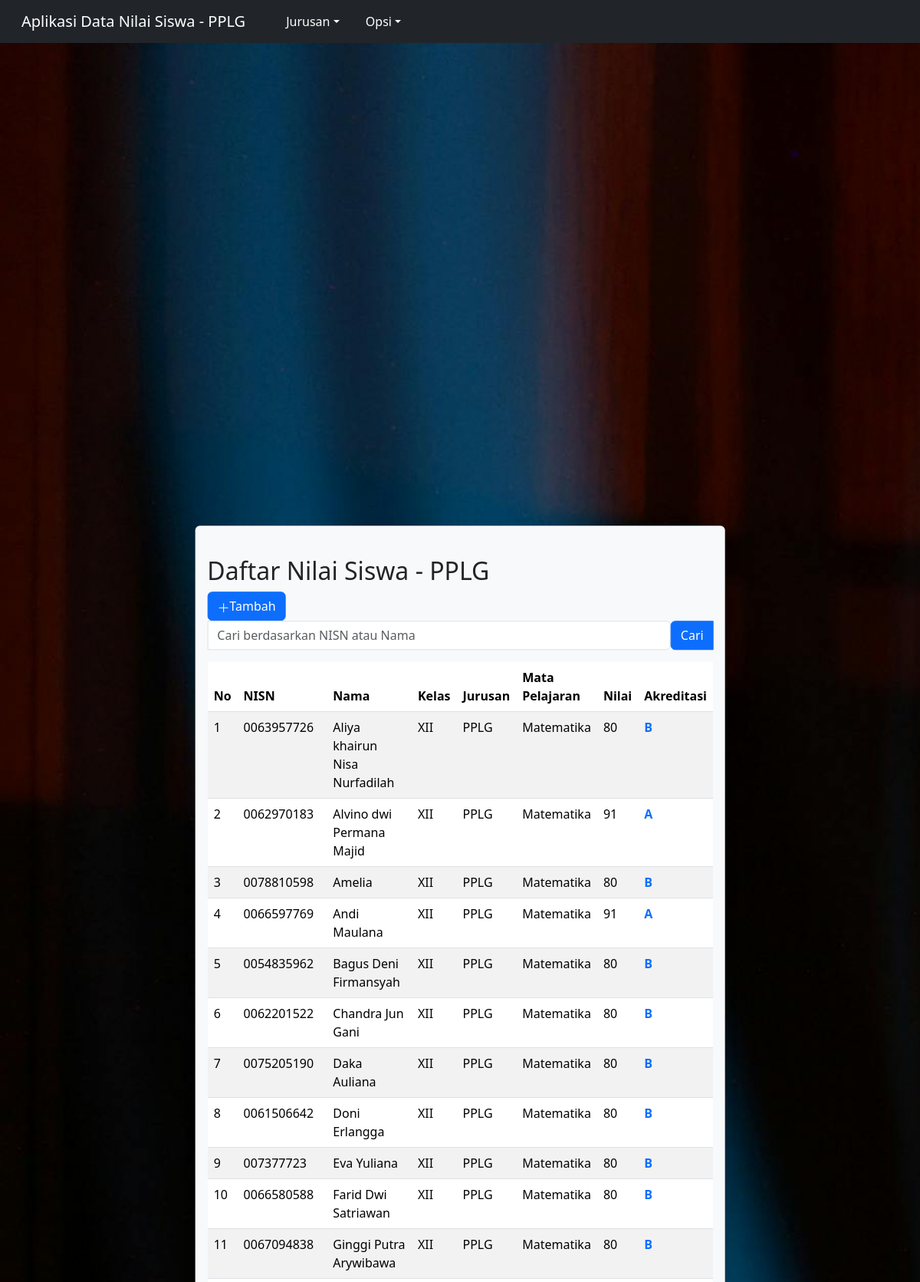
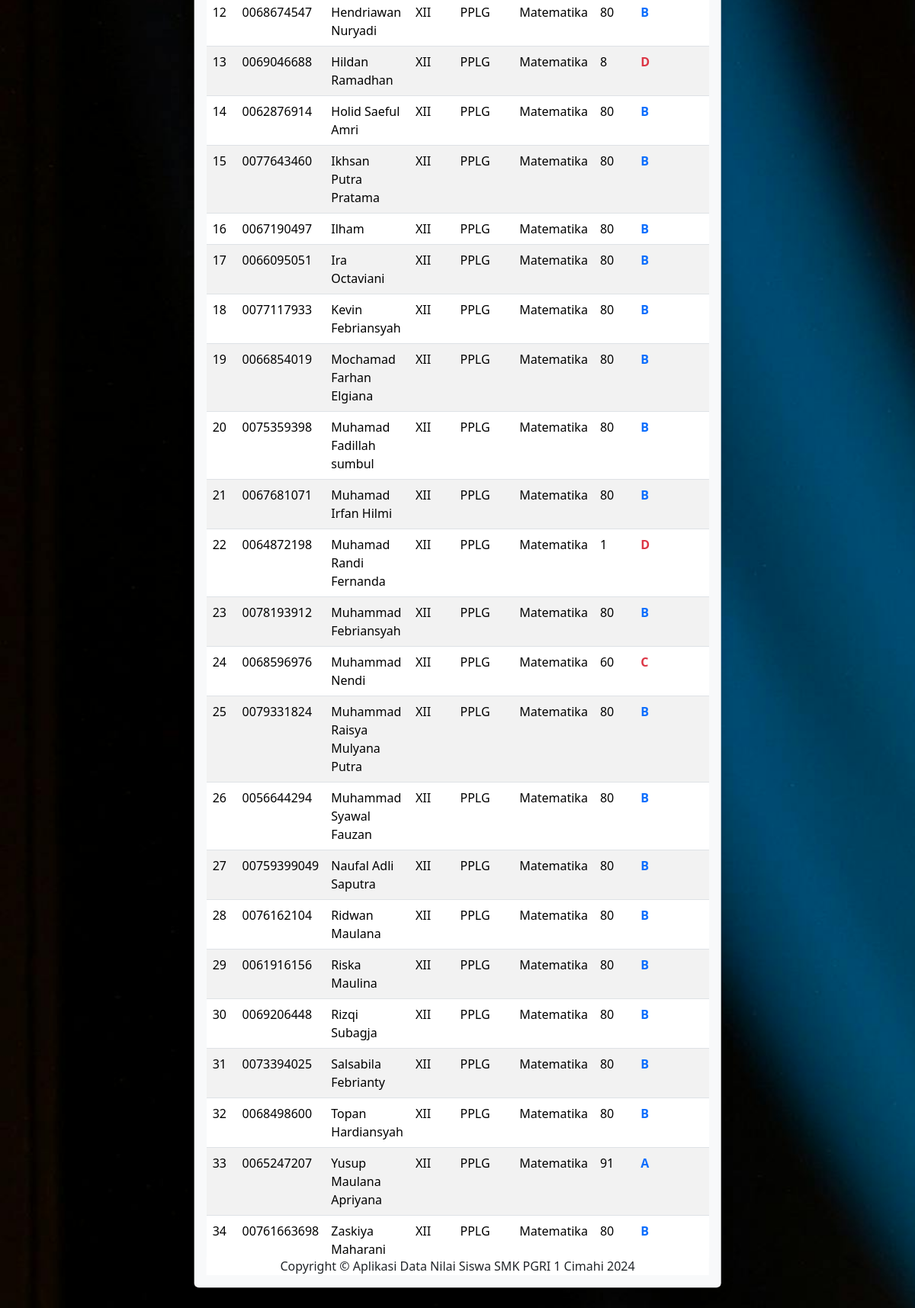
Page /pplg.php on the committed database (2 pictures, top to bottom).
### tables this page shows
CREATE TABLE `tb_nilai` (
  `nisn` varchar(15) NOT NULL,
  `nama` varchar(50) NOT NULL,
  `kelas` varchar(3) NOT NULL,
  `jurusan` text NOT NULL,
  `mata_pelajaran` text NOT NULL,
  `nilai` int(11) NOT NULL
);

### pplg.php (the view, shortened to what this page needs)
<?php
include 'koneksi.php';
$query = "SELECT * FROM tb_nilai WHERE jurusan = 'PPLG' ORDER BY nama ASC";
$sql = mysqli_query($koneksi, $query);
$nomor = 1;
?>
<!DOCTYPE html>
<html lang="en">
<head>
    <link rel="stylesheet" href="https://cdn.jsdelivr.net/npm/bootstrap@5.3.3/dist/css/bootstrap.rtl.min.css">
</head>
<body>
        <nav class="navbar navbar-expand-lg navbar-dark bg-dark navbar-custom">
            <div class="container-fluid">
                <a class="navbar-brand">Aplikasi Data Nilai Siswa - PPLG</a>
    <div class="collapse navbar-collapse" id="navbarNavDarkDropdown">
      <ul class="navbar-nav">
        <li class="nav-item dropdown">
          <button class="btn btn-dark dropdown-toggle" data-bs-toggle="dropdown" aria-expanded="false">
            Jurusan
          </button>
          <button class="btn btn-dark dropdown-toggle" data-bs-toggle="dropdown" aria-expanded="false">
            Opsi
          </button>
            </div>
        </nav>
        <div class="container">
            <div class="position-absolute top-50 start-50 translate-middle">
        <div class="shadow p-3 mb-5 bg-body-tertiary rounded">
        <div class="mt-4">
            <h2>Daftar Nilai Siswa - PPLG</h2>
        <a href="olah_pplg.php" type="button" class="btn btn-primary"><svg xmlns="http://www.w3.org/2000/svg" width="16" height="16" fill="currentColor" class="bi bi-plus-lg" viewBox="0 0 16 16">
          <path fill-rule="evenodd" d="M8 2a.5.5 0 0 1 .5.5v5h5a.5.5 0 0 1 0 1h-5v5a.5.5 0 0 1-1 0v-5h-5a.5.5 0 0 1 0-1h5v-5A.5.5 0 0 1 8 2"/>
        </svg>Tambah</a>
        <form method="get" action="hasilpplg.php" class="mb-3">
          <div class="input-group">
            <input type="text" class="form-control" placeholder="Cari berdasarkan NISN atau Nama" name="keyword">
            <button class="btn btn-primary" type="submit">Cari</button>
          </div>
        </form>
            <div class="table-responsive">
            <table class="table table-striped">
                <thead>
                    <tr>
                        <th scope="col">No</th>
                        <th scope="col">NISN</th>
                        <th scope="col">Nama</th>
                        <th scope="col">Kelas</th>
                        <th scope="col">Jurusan</th>
                        <th scope="col">Mata Pelajaran</th>
                        <th scope="col">Nilai</th>
                        <th scope="col">Akreditasi</th>
                    </tr>
                </thead>
                <tbody>
                  <?php
                    while ($data = mysqli_fetch_array($sql)) {
                        $nilai = $data['nilai'];
                        if ($nilai >= 90 && $nilai <= 100) {
                            $akreditasi = 'A';
                            $akreditasi_class = 'text-primary';
                        } elseif ($nilai >= 70 && $nilai <= 89) {
                            $akreditasi = 'B';
                            $akreditasi_class = 'text-primary';
                        } elseif ($nilai >= 50 && $nilai <= 69) {
                            $akreditasi = 'C';
                            $akreditasi_class = 'text-danger';
                        } elseif ($nilai >= 0 && $nilai <= 49) {
                            $akreditasi = 'D';
                            $akreditasi_class = 'text-danger';
                        } else {
                            $akreditasi = '';
                            $akreditasi_class = '';
                        }
                    ?>
                    <tr>
                        <td><?php echo $nomor++; ?></td>
                        <td><?php echo $data['nisn']; ?></td>
                        <td><?php echo $data['nama']; ?></td>
                        <td><?php echo $data['kelas']; ?></td>
                        <td><?php echo $data['jurusan']; ?></td>
                        <td><?php echo $data['mata_pelajaran']; ?></td>
                        <td><?php echo $nilai; ?></td>
                        <td class="<?php echo $akreditasi_class; ?>"><strong><?php echo $akreditasi; ?></strong></td>
                    </tr>
                    <?php }
                    ?>
                </tbody>
            </table>
        </div>
        <footer class="sticky-footer bg-white">
            <div class="container my-auto">
                <div class="copyright text-center my-auto">
                    <span>Copyright &copy; Aplikasi Data Nilai Siswa SMK PGRI 1 Cimahi 2024</span>
                </div>
            </div>
        </footer>
    </div>
</div>
</div>
</div>
</body>
</html>

### pplg.php (style rules this page uses)
.navbar-custom { background-color:#000000; background-size: cover; }
body { background-image: url('blu.jpg'); background-size: cover; background-repeat: no-repeat; background-attachment: fixed; }
.table-responsive { max-height: 60vh; overflow-y: auto; }

### rows in the picture
tb_nilai: nisn "0063957726", nama "Aliya khairun Nisa Nurfadilah", kelas "XII", jurusan "PPLG", mata_pelajaran "Matematika", nilai "80", nilai "B"
tb_nilai: nisn "0062970183", nama "Alvino dwi Permana Majid", kelas "XII", jurusan "PPLG", mata_pelajaran "Matematika", nilai "91", nilai "A"
tb_nilai: nisn "0078810598", nama "Amelia", kelas "XII", jurusan "PPLG", mata_pelajaran "Matematika", nilai "80", nilai "B"
tb_nilai: nisn "0066597769", nama "Andi Maulana", kelas "XII", jurusan "PPLG", mata_pelajaran "Matematika", nilai "91", nilai "A"
tb_nilai: nisn "0054835962", nama "Bagus Deni Firmansyah", kelas "XII", jurusan "PPLG", mata_pelajaran "Matematika", nilai "80", nilai "B"
tb_nilai: nisn "0062201522", nama "Chandra Jun Gani", kelas "XII", jurusan "PPLG", mata_pelajaran "Matematika", nilai "80", nilai "B"
tb_nilai: nisn "0075205190", nama "Daka Auliana", kelas "XII", jurusan "PPLG", mata_pelajaran "Matematika", nilai "80", nilai "B"
tb_nilai: nisn "0061506642", nama "Doni Erlangga", kelas "XII", jurusan "PPLG", mata_pelajaran "Matematika", nilai "80", nilai "B"
tb_nilai: nisn "007377723", nama "Eva Yuliana", kelas "XII", jurusan "PPLG", mata_pelajaran "Matematika", nilai "80", nilai "B"
tb_nilai: nisn "0066580588", nama "Farid Dwi Satriawan", kelas "XII", jurusan "PPLG", mata_pelajaran "Matematika", nilai "80", nilai "B"
tb_nilai: nisn "0067094838", nama "Ginggi Putra Arywibawa", kelas "XII", jurusan "PPLG", mata_pelajaran "Matematika", nilai "80", nilai "B"
tb_nilai: nisn "0068674547", nama "Hendriawan Nuryadi", kelas "XII", jurusan "PPLG", mata_pelajaran "Matematika", nilai "80", nilai "B"
tb_nilai: nisn "0069046688", nama "Hildan Ramadhan", kelas "XII", jurusan "PPLG", mata_pelajaran "Matematika", nilai "8", nilai "D"
tb_nilai: nisn "0062876914", nama "Holid Saeful Amri", kelas "XII", jurusan "PPLG", mata_pelajaran "Matematika", nilai "80", nilai "B"
tb_nilai: nisn "0077643460", nama "Ikhsan Putra Pratama", kelas "XII", jurusan "PPLG", mata_pelajaran "Matematika", nilai "80", nilai "B"
tb_nilai: nisn "0067190497", nama "Ilham", kelas "XII", jurusan "PPLG", mata_pelajaran "Matematika", nilai "80", nilai "B"
tb_nilai: nisn "0066095051", nama "Ira Octaviani", kelas "XII", jurusan "PPLG", mata_pelajaran "Matematika", nilai "80", nilai "B"
tb_nilai: nisn "0077117933", nama "Kevin Febriansyah", kelas "XII", jurusan "PPLG", mata_pelajaran "Matematika", nilai "80", nilai "B"
tb_nilai: nisn "0066854019", nama "Mochamad Farhan Elgiana", kelas "XII", jurusan "PPLG", mata_pelajaran "Matematika", nilai "80", nilai "B"
tb_nilai: nisn "0075359398", nama "Muhamad Fadillah sumbul", kelas "XII", jurusan "PPLG", mata_pelajaran "Matematika", nilai "80", nilai "B"
tb_nilai: nisn "0067681071", nama "Muhamad Irfan Hilmi", kelas "XII", jurusan "PPLG", mata_pelajaran "Matematika", nilai "80", nilai "B"
tb_nilai: nisn "0064872198", nama "Muhamad Randi Fernanda", kelas "XII", jurusan "PPLG", mata_pelajaran "Matematika", nilai "1", nilai "D"
tb_nilai: nisn "0078193912", nama "Muhammad Febriansyah", kelas "XII", jurusan "PPLG", mata_pelajaran "Matematika", nilai "80", nilai "B"
tb_nilai: nisn "0068596976", nama "Muhammad Nendi", kelas "XII", jurusan "PPLG", mata_pelajaran "Matematika", nilai "60", nilai "C"
tb_nilai: nisn "0079331824", nama "Muhammad Raisya Mulyana Putra", kelas "XII", jurusan "PPLG", mata_pelajaran "Matematika", nilai "80", nilai "B"
tb_nilai: nisn "0056644294", nama "Muhammad Syawal Fauzan", kelas "XII", jurusan "PPLG", mata_pelajaran "Matematika", nilai "80", nilai "B"
tb_nilai: nisn "00759399049", nama "Naufal Adli Saputra", kelas "XII", jurusan "PPLG", mata_pelajaran "Matematika", nilai "80", nilai "B"
tb_nilai: nisn "0076162104", nama "Ridwan Maulana", kelas "XII", jurusan "PPLG", mata_pelajaran "Matematika", nilai "80", nilai "B"
tb_nilai: nisn "0061916156", nama "Riska Maulina", kelas "XII", jurusan "PPLG", mata_pelajaran "Matematika", nilai "80", nilai "B"
tb_nilai: nisn "0069206448", nama "Rizqi Subagja", kelas "XII", jurusan "PPLG", mata_pelajaran "Matematika", nilai "80", nilai "B"
tb_nilai: nisn "0073394025", nama "Salsabila Febrianty", kelas "XII", jurusan "PPLG", mata_pelajaran "Matematika", nilai "80", nilai "B"
tb_nilai: nisn "0068498600", nama "Topan Hardiansyah", kelas "XII", jurusan "PPLG", mata_pelajaran "Matematika", nilai "80", nilai "B"
tb_nilai: nisn "0065247207", nama "Yusup Maulana Apriyana", kelas "XII", jurusan "PPLG", mata_pelajaran "Matematika", nilai "91", nilai "A"
tb_nilai: nisn "00761663698", nama "Zaskiya Maharani…", kelas "XII", jurusan "PPLG", mata_pelajaran "Matematika", nilai "80", nilai "B"
